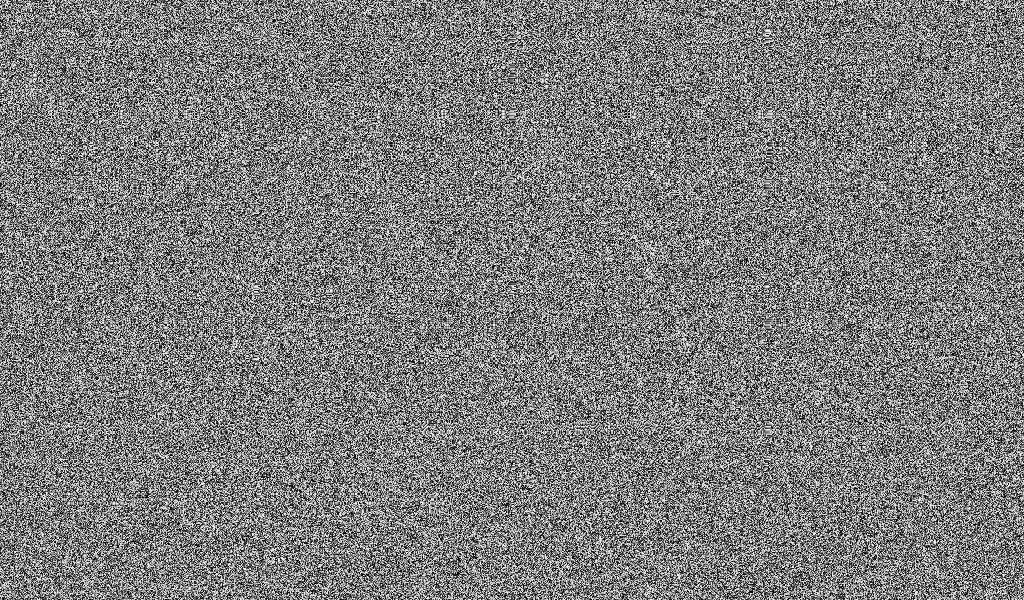

The Python source for this figure:
#!/usr/bin/env python

import Image
import random
import sys


def get_color(x, y, r):
    n = (pow(x, 3) + pow(y, 3)) ^ r
    return (n ^ ((n >> 8) << 8 ))


plain_image = Image.open("note.png")
im = plain_image.load()
r = random.randint(1, pow(2, 256))
print plain_image.size

enc_img = Image.new(plain_image.mode, plain_image.size)
enpix = enc_img.load()

for x in range(plain_image.size[0]):
    for y in range(plain_image.size[1]):
        t = random.randint(1, pow(2, 256)) % 250
        enpix[x,y] = t

for x in range(plain_image.size[0]):
    for y in range(plain_image.size[1]):
        if im[x,y] < 250 :
             s = get_color(x, y, r)
             enpix[x,y] = s

enc_img.save('enc' + '.png')
